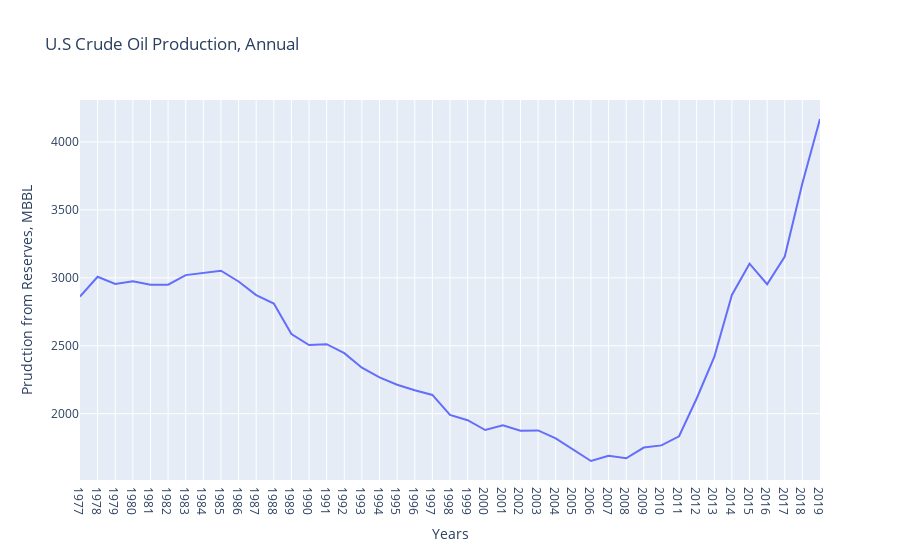

Notebook code cell kept with this figure:
### Code cell
fig_US_crude_oil_production = px.line(x=US_crude_oil_production['Year'], y=US_crude_oil_production['Production_from_Reserves'], labels = {'x': 'Years', 'y':'Prudction from Reserves, MBBL' },
              title = 'U.S Crude Oil Production, Annual')
fig_US_crude_oil_production.show()

### Figure 1 — Plotly figure (JSON) as saved in the notebook; plotly's stock layout.template omitted (floating-point values rounded to 4 significant figures)
{"data": [{"hovertemplate": "Years=%{x}<br>Prudction from Reserves, MBBL=%{y}<extra></extra>", "legendgroup": "", "line": {"color": "#636efa", "dash": "solid"}, "mode": "lines", "name": "", "orientation": "v", "showlegend": false, "type": "scatter", "x": ["1977", "1978", "1979", "1980", "1981", "1982", "1983", "1984", "1985", "1986", "1987", "1988", "1989", "1990", "1991", "1992", "1993", "1994", "1995", "1996", "1997", "1998", "1999", "2000", "2001", "2002", "2003", "2004", "2005", "2006", "2007", "2008", "2009", "2010", "2011", "2012", "2013", "2014", "2015", "2016", "2017", "2018", "2019"], "xaxis": "x", "y": [2862, 3008, 2955, 2975, 2949, 2950, 3020, 3037, 3052, 2973, 2873, 2811, 2586, 2505, 2512, 2446, 2339, 2268, 2213, 2173, 2138, 1991, 1952, 1880, 1915, 1875, 1877, 1819, 1733, 1652, 1691, 1672, 1751, 1767, 1834, 2112, 2418, 2874, 3104, 2953, 3157, 3696, 4169], "yaxis": "y"}], "layout": {"legend": {"tracegroupgap": 0}, "title": {"text": "U.S Crude Oil Production, Annual"}, "xaxis": {"anchor": "y", "domain": [0, 1], "title": {"text": "Years"}}, "yaxis": {"anchor": "x", "domain": [0, 1], "title": {"text": "Prudction from Reserves, MBBL"}}}}
